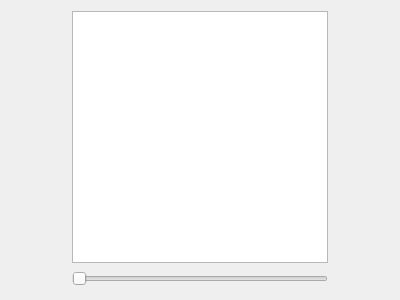
<?xml version="1.0" encoding="UTF-8"?>
<ui version="4.0">
 <class>maindialog</class>
 <widget class="QDialog" name="maindialog">
  <property name="geometry">
   <rect>
    <x>0</x>
    <y>0</y>
    <width>400</width>
    <height>300</height>
   </rect>
  </property>
  <property name="windowTitle">
   <string>Dialog</string>
  </property>
  <layout class="QGridLayout" name="gridLayout">
   <item row="0" column="0">
    <spacer name="horizontalSpacer">
     <property name="orientation">
      <enum>Qt::Horizontal</enum>
     </property>
     <property name="sizeType">
      <enum>QSizePolicy::MinimumExpanding</enum>
     </property>
     <property name="sizeHint" stdset="0">
      <size>
       <width>54</width>
       <height>20</height>
      </size>
     </property>
    </spacer>
   </item>
   <item row="0" column="1">
    <widget class="MainCanvas" name="graphicsView"/>
   </item>
   <item row="0" column="2">
    <spacer name="horizontalSpacer_2">
     <property name="orientation">
      <enum>Qt::Horizontal</enum>
     </property>
     <property name="sizeType">
      <enum>QSizePolicy::MinimumExpanding</enum>
     </property>
     <property name="sizeHint" stdset="0">
      <size>
       <width>54</width>
       <height>20</height>
      </size>
     </property>
    </spacer>
   </item>
   <item row="1" column="0">
    <spacer name="horizontalSpacer_4">
     <property name="orientation">
      <enum>Qt::Horizontal</enum>
     </property>
     <property name="sizeHint" stdset="0">
      <size>
       <width>54</width>
       <height>20</height>
      </size>
     </property>
    </spacer>
   </item>
   <item row="1" column="1">
    <widget class="QSlider" name="timeSlider">
     <property name="orientation">
      <enum>Qt::Horizontal</enum>
     </property>
    </widget>
   </item>
   <item row="1" column="2">
    <spacer name="horizontalSpacer_3">
     <property name="orientation">
      <enum>Qt::Horizontal</enum>
     </property>
     <property name="sizeHint" stdset="0">
      <size>
       <width>54</width>
       <height>20</height>
      </size>
     </property>
    </spacer>
   </item>
  </layout>
 </widget>
 <customwidgets>
  <customwidget>
   <class>MainCanvas</class>
   <extends>QGraphicsView</extends>
   <header>maincanvas.h</header>
  </customwidget>
 </customwidgets>
 <resources/>
 <connections/>
</ui>
